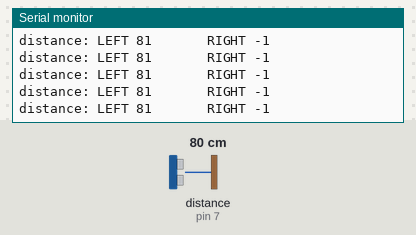
The sketch below on a simulated Arduino Nano, built with avr-gcc and run on an emulated ATmega328P. Shown: the last lines printed to the serial monitor. The test bench sets the inputs (shaded band); at power-on: distance to the obstacle (sensor on pin 7) 80 cm. The echo pulse lasts 58.3 µs per cm.

Above: at 1.2 s.
1.3 s: distance to the obstacle (sensor on pin 7) set to 120 cm
At 1.8 s:
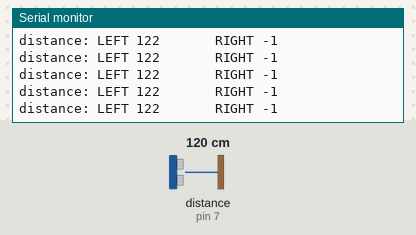
4.3 s: distance to the obstacle (sensor on pin 7) set to 2 cm
At 5.0 s:
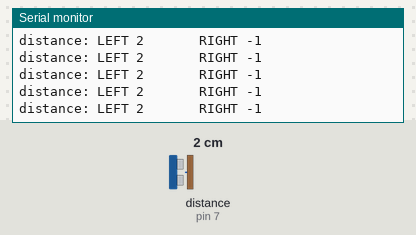
7.3 s: distance to the obstacle (sensor on pin 7) set to 18 cm
At 8.2 s:
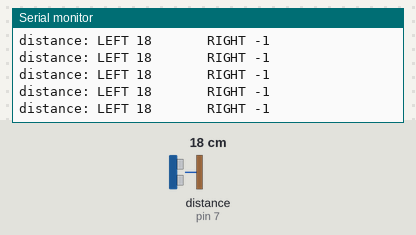
10.3 s: distance to the obstacle (sensor on pin 7) set to 4 cm
At 11.1 s:
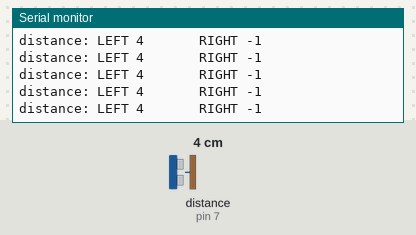
13.3 s: distance to the obstacle (sensor on pin 7) set to 35 cm
At 14.0 s:
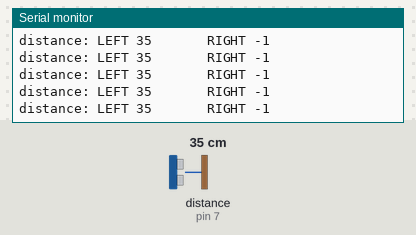
19.3 s: distance to the obstacle (sensor on pin 7) set to 9 cm
At 20.2 s:
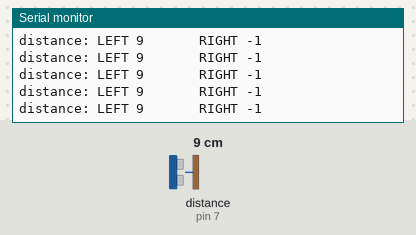
Timing chart, 0 to 22.3 s (numbered marks = the images above; inputs shaded):
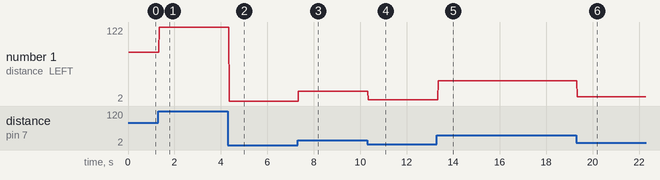

The sketch:

sonar_test.ino
```cpp
#include <NewPing.h>

//ultrasonic sensors
#define SONAR_NUM 2

#define L_TRIGPIN 6 //green
#define L_ECHOPIN 7 //blue

#define R_TRIGPIN 5 //purple
#define R_ECHOPIN 4 //orange

#define MAX_DISTANCE 200
#define LEFT 0
#define RIGHT 1

unsigned int ussInterval = 1000;
unsigned long lastUSSUpdate = 0;
NewPing sonar_left = NewPing(L_TRIGPIN, L_ECHOPIN, MAX_DISTANCE);
//NewPing sonar_right = NewPing(R_TRIGPIN, R_ECHOPIN, MAX_DISTANCE);
int dist_left = -1;
int dist_right = -1;


void setup() {
  // put your setup code here, to run once:
  Serial.begin(19200);
  Serial.println("Nova Spot Micro");
  Serial.println("Arduino Nano");
  Serial.println("Sonar Test");
}

void loop() {
  // put your main code here, to run repeatedly:
  dist_left = sonar_left.ping_cm();
//  dist_right = sonar_right.ping_cm();
  Serial.print("distance: LEFT ");
  Serial.print(dist_left);
  Serial.print("       RIGHT ");
  Serial.println(dist_right);


}
```

Measured:
- after the input at 1.3 s, the serial monitor: prints a new line after 0.05 s (image 1)
- after the input at 4.3 s, the serial monitor: prints a new line after 0.05 s (image 2)
- after the input at 7.3 s, the serial monitor: prints a new line at once (image 3)
- after the input at 10.3 s, the serial monitor: prints a new line at once (image 4)
- after the input at 13.3 s, the serial monitor: prints a new line after 0.05 s (image 5)
- after the input at 19.3 s, the serial monitor: prints a new line at once (image 6)
- plotted number 1: 81 → 122 after the input at 1.3 s, 122 → 2 after the input at 4.3 s, 2 → 18 after the input at 7.3 s, 18 → 4 after the input at 10.3 s, 4 → 35 after the input at 13.3 s
